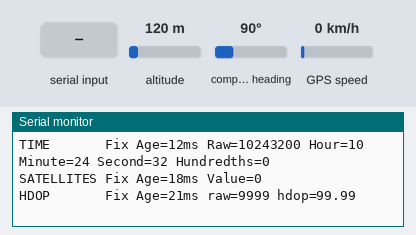
A sketch run on a simulated ESP8266 (NodeMCU). On the bench: the last lines printed to the serial monitor. Inputs (shaded band) come from the test bench; at power-on: altitude 120 m, compass heading 90°, GPS speed 0 km/h. The GPS gets a fix after 3 s at 37.7749, -122.4194 with 8 satellites.

Above: at 2.2 s.
2.3 s: altitude set to 20 m
At 3.8 s:
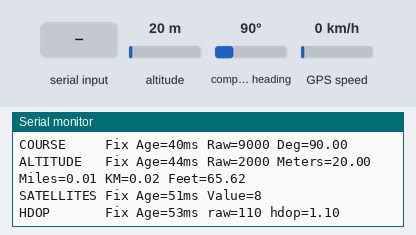
4.5 s: "1" received over the second serial link
At 5.8 s:
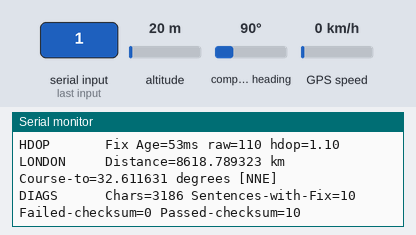
6.5 s: compass heading set to 7°
At 7.8 s:
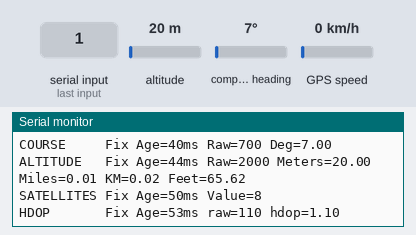
8.0 s: GPS speed set to 2 km/h
At 8.8 s:
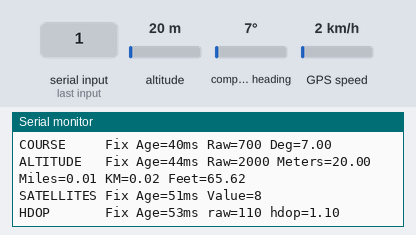
9.5 s: "0" received over the second serial link
At 10.8 s:
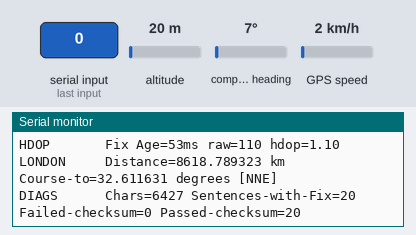
Timing chart, 0 to 12.0 s (numbered marks = the images above; inputs shaded):
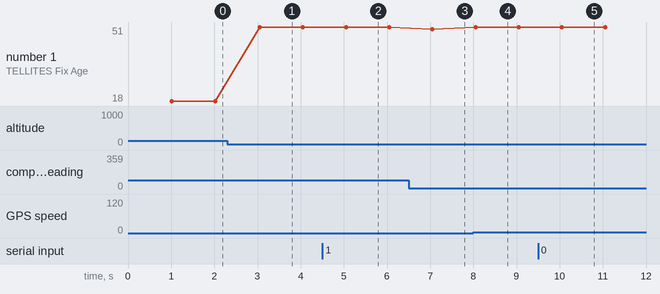

Measured:
- after the input at 2.3 s, the serial monitor: prints a new line after 0.73 s (image 1)
- after the input at 4.5 s, the serial monitor: prints a new line after 0.56 s (image 2)
- after the input at 6.5 s, the serial monitor: prints a new line after 0.54 s (image 3)
- after the input at 8.0 s, the serial monitor: prints a new line at once (image 4)
- after the input at 9.5 s, the serial monitor: prints a new line after 0.57 s (image 5)
- plotted number 1: 51 → 50 after the input at 6.5 s

The sketch:

3_GPS.ino
```cpp
#include <TinyGPSPlus.h> // https://github.com/mikalhart/TinyGPSPlus
#include <SoftwareSerial.h>
#include "utils/logging.h"

const uint8_t RXPin = D5;
const uint8_t TXPin = D6;
const uint32_t GPSBaud = 9600;

// The TinyGPSPlus object
TinyGPSPlus gps;

// The serial connection to the GPS device
SoftwareSerial ss(RXPin, TXPin);

// For stats that happen every 5 seconds
unsigned long last = 0UL;

void setup()
{
  setupLogging();

  ss.begin(GPSBaud);
}

void loop()
{
  // Dispatch incoming characters
  while (ss.available() > 0)
    gps.encode(ss.read());

  if (gps.location.isUpdated())
  {
    Serial.print(F("LOCATION   Fix Age="));
    Serial.print(gps.location.age());
    Serial.print(F("ms Raw Lat="));
    Serial.print(gps.location.rawLat().negative ? "-" : "+");
    Serial.print(gps.location.rawLat().deg);
    Serial.print("[+");
    Serial.print(gps.location.rawLat().billionths);
    Serial.print(F(" billionths],  Raw Long="));
    Serial.print(gps.location.rawLng().negative ? "-" : "+");
    Serial.print(gps.location.rawLng().deg);
    Serial.print("[+");
    Serial.print(gps.location.rawLng().billionths);
    Serial.print(F(" billionths],  Lat="));
    Serial.print(gps.location.lat(), 6);
    Serial.print(F(" Long="));
    Serial.println(gps.location.lng(), 6);
  }

  else if (gps.date.isUpdated())
  {
    Serial.print(F("DATE       Fix Age="));
    Serial.print(gps.date.age());
    Serial.print(F("ms Raw="));
    Serial.print(gps.date.value());
    Serial.print(F(" Year="));
    Serial.print(gps.date.year());
    Serial.print(F(" Month="));
    Serial.print(gps.date.month());
    Serial.print(F(" Day="));
    Serial.println(gps.date.day());
  }

  else if (gps.time.isUpdated())
  {
    Serial.print(F("TIME       Fix Age="));
    Serial.print(gps.time.age());
    Serial.print(F("ms Raw="));
    Serial.print(gps.time.value());
    Serial.print(F(" Hour="));
    Serial.print(gps.time.hour());
    Serial.print(F(" Minute="));
    Serial.print(gps.time.minute());
    Serial.print(F(" Second="));
    Serial.print(gps.time.second());
    Serial.print(F(" Hundredths="));
    Serial.println(gps.time.centisecond());
  }

  else if (gps.speed.isUpdated())
  {
    Serial.print(F("SPEED      Fix Age="));
    Serial.print(gps.speed.age());
    Serial.print(F("ms Raw="));
    Serial.print(gps.speed.value());
    Serial.print(F(" Knots="));
    Serial.print(gps.speed.knots());
    Serial.print(F(" MPH="));
    Serial.print(gps.speed.mph());
    Serial.print(F(" m/s="));
    Serial.print(gps.speed.mps());
    Serial.print(F(" km/h="));
    Serial.println(gps.speed.kmph());
  }

  else if (gps.course.isUpdated())
  {
    Serial.print(F("COURSE     Fix Age="));
    Serial.print(gps.course.age());
    Serial.print(F("ms Raw="));
    Serial.print(gps.course.value());
    Serial.print(F(" Deg="));
    Serial.println(gps.course.deg());
  }

  else if (gps.altitude.isUpdated())
  {
    Serial.print(F("ALTITUDE   Fix Age="));
    Serial.print(gps.altitude.age());
    Serial.print(F("ms Raw="));
    Serial.print(gps.altitude.value());
    Serial.print(F(" Meters="));
    Serial.print(gps.altitude.meters());
    Serial.print(F(" Miles="));
    Serial.print(gps.altitude.miles());
    Serial.print(F(" KM="));
    Serial.print(gps.altitude.kilometers());
    Serial.print(F(" Feet="));
    Serial.println(gps.altitude.feet());
  }

  else if (gps.satellites.isUpdated())
  {
    Serial.print(F("SATELLITES Fix Age="));
    Serial.print(gps.satellites.age());
    Serial.print(F("ms Value="));
    Serial.println(gps.satellites.value());
  }

  else if (gps.hdop.isUpdated())
  {
    Serial.print(F("HDOP       Fix Age="));
    Serial.print(gps.hdop.age());
    Serial.print(F("ms raw="));
    Serial.print(gps.hdop.value());
    Serial.print(F(" hdop="));
    Serial.println(gps.hdop.hdop());
  }

  else if (millis() - last > 5000)
  {
    Serial.println();
    if (gps.location.isValid())
    {
      static const double LONDON_LAT = 51.508131, LONDON_LON = -0.128002;
      double distanceToLondon =
        TinyGPSPlus::distanceBetween(
          gps.location.lat(),
          gps.location.lng(),
          LONDON_LAT,
          LONDON_LON);
      double courseToLondon =
        TinyGPSPlus::courseTo(
          gps.location.lat(),
          gps.location.lng(),
          LONDON_LAT,
          LONDON_LON);

      Serial.print(F("LONDON     Distance="));
      Serial.print(distanceToLondon/1000, 6);
      Serial.print(F(" km Course-to="));
      Serial.print(courseToLondon, 6);
      Serial.print(F(" degrees ["));
      Serial.print(TinyGPSPlus::cardinal(courseToLondon));
      Serial.println(F("]"));
    }

    Serial.print(F("DIAGS      Chars="));
    Serial.print(gps.charsProcessed());
    Serial.print(F(" Sentences-with-Fix="));
    Serial.print(gps.sentencesWithFix());
    Serial.print(F(" Failed-checksum="));
    Serial.print(gps.failedChecksum());
    Serial.print(F(" Passed-checksum="));
    Serial.println(gps.passedChecksum());

    if (gps.charsProcessed() < 10)
      Serial.println(F("WARNING: No GPS data.  Check wiring."));

    last = millis();
    Serial.println();
  }
}
```

logging.h
```cpp
#pragma once

void setupLogging()
{
  Serial.begin(115200);
  while (!Serial);
  delay(1000);
  Serial.println("Booting");
}
```
